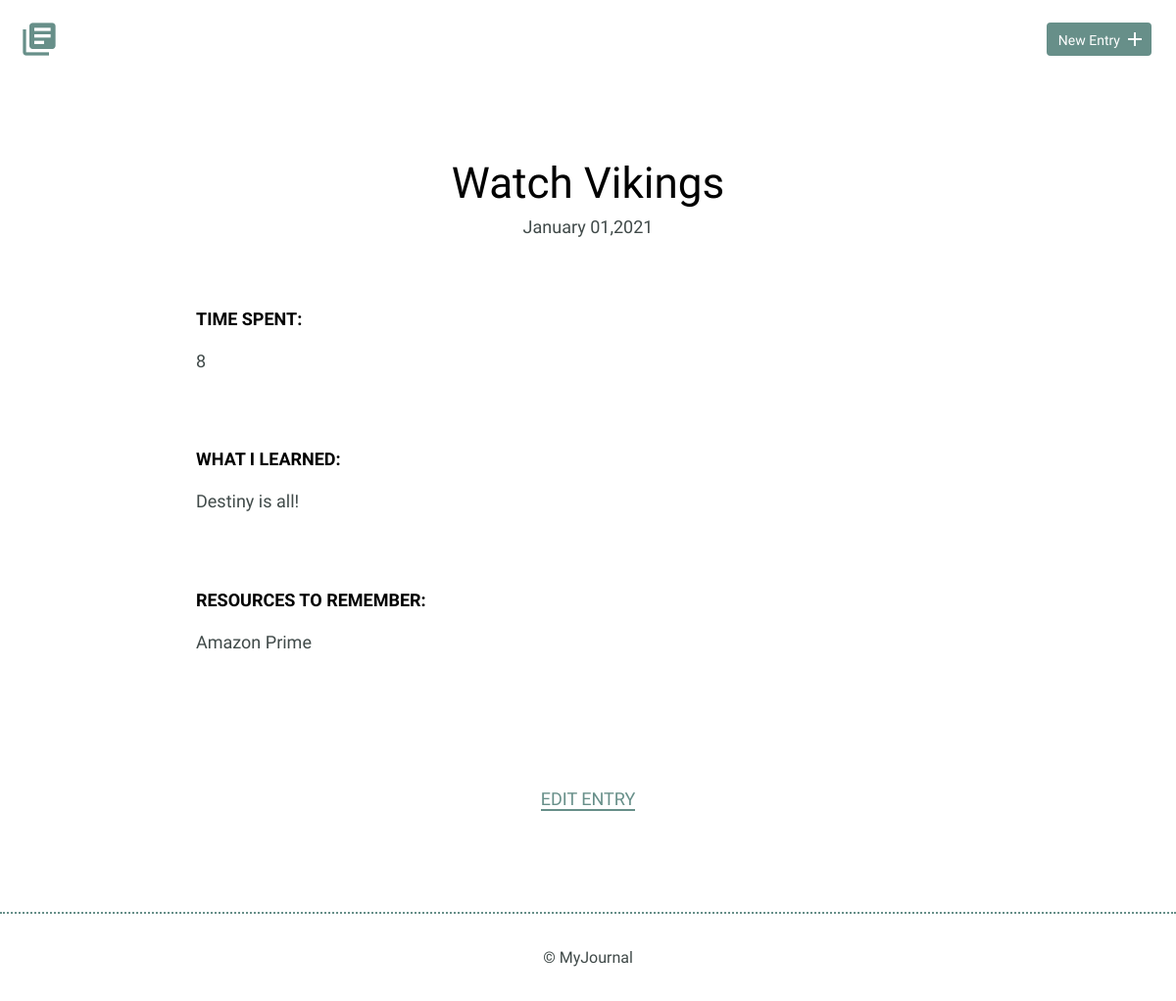
The app's page /detail.php?id=7 with its own data.
### tables this page shows
CREATE TABLE "entries" (
	`id`	INTEGER,
	`title`	TEXT,
	`date`	TEXT,
	`time_spent`	INTEGER,
	`learned`	BLOB,
	`resources`	BLOB,
	PRIMARY KEY(`id`)
);

### inc/functions.php (called while the page is built, shortened)
<?php
function get_selected_entry($id) {
    include 'connection.php';
    $sql = 'SELECT * FROM entries WHERE id = ?';
    try {
        $results = $db->prepare($sql);
        $results->bindValue(1, $id, PDO::PARAM_INT);
        $results->execute();
    } catch (Exception $e) {
        echo "Error!: " . $e->getMessage() . "<br />";
        return false;
       die();
    }
    return $results->fetch();
}

### detail.php (the view, shortened to what this page needs)
<?php
include 'inc/functions.php';
include 'inc/header.php';
if (isset($_GET['id'])) {
    list($id, $title, $date, $timeSpent, $whatILearned, $ResourcesToRemember) = get_selected_entry(filter_input(INPUT_GET, 'id', FILTER_SANITIZE_NUMBER_INT));
}
?>
<section>
    <div class="container">
        <div class="entry-list single">
            <article>
                <?php
                    echo "<h1>" . $title . "</h1>";
                    echo "<time datetime=\"2016-01-31\">" . date("F d,Y", strtotime($date)) . "</time>";
                ?>
                <div class="entry">
                    <h3>Time Spent: </h3>
                    <?php
                    echo "<p>". $timeSpent . "</p>";
                    ?>
                </div>
                <div class="entry">
                    <h3>What I Learned:</h3>
                    <?php
                    echo "<p>". $whatILearned . "</p>";
                    ?>
                </div>
                <div class="entry">
                    <h3>Resources to Remember:</h3>
                    <?php
                    echo "<p>". $ResourcesToRemember . "</p>";
                    ?>
                </div>
            </article>
        </div>
    </div>
    <div class="edit">
        <?php
        echo "<p><a href='new.php?id=" . $id . "'>" . 'Edit Entry' . "</a></p>";
        ?>
    </div>
</section>
<?php
include 'inc/footer.php';
?>

### css/site.css (style rules this page uses)
body { font-size: 16px; color: #404a49; font-family: 'Cousine', serif; font-weight: 400; }
.container { margin: 0 auto; padding: 0 25px; }
h1, h2, h3 { margin: 0; font-weight: 400; line-height: 1em; color: #000; }
h1 { font-size: 44px; margin-bottom: 12px; }
h3 { font-size: 18px; font-family: 'Work Sans', serif; font-weight: 600; text-transform: uppercase; }
p { line-height: 1.8em; font-size: 18px; }
p a { border-bottom: 2px solid #678f89; padding: 0; color: #678f89; text-decoration: none; }
.entry-list, .edit-entry, .new-entry { max-width: 800px; margin: 0 auto; padding: 70px 0 150px 0; }
.entry-list article { margin-bottom: 70px; text-align: center; }
.entry-list article:last-child { margin-bottom: 0; }
.entry-list.single { padding-bottom: 70px; }
.entry-list.single time { font-size: 18px; }
.entry { max-width: 800px; margin: 75px auto 0 auto; text-align: left; }
.entry p { margin-bottom: 40px; }
.edit { padding-bottom: 80px; text-align: center; margin: 0 auto; }
.edit a { font-weight: 400; text-transform: uppercase; font-size: 18px; }

### records on screen
entries: title "Watch Vikings", date "January 01,2021", time_spent "8", learned "Destiny is all!", resources "Amazon Prime"
